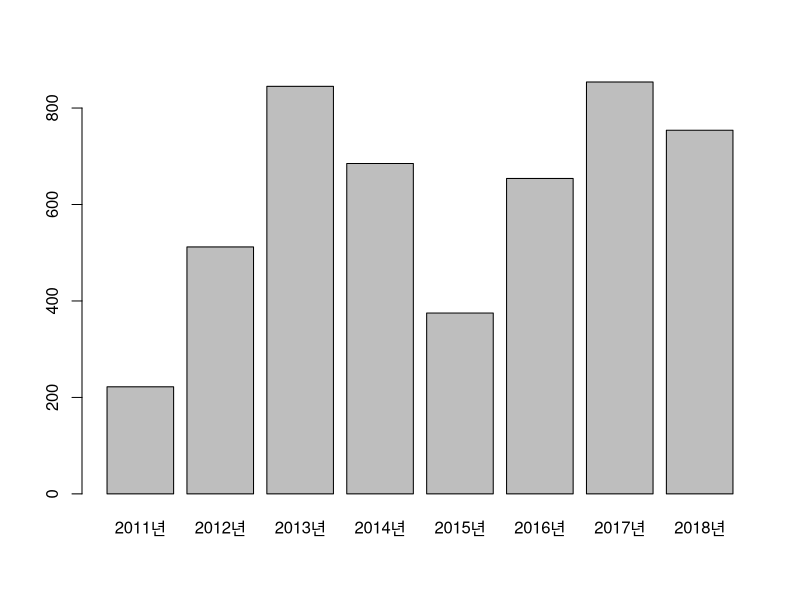
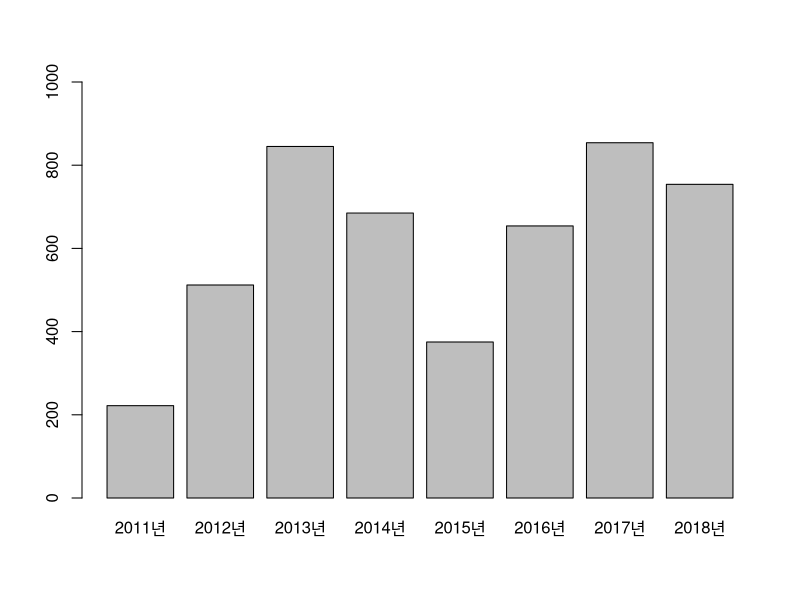
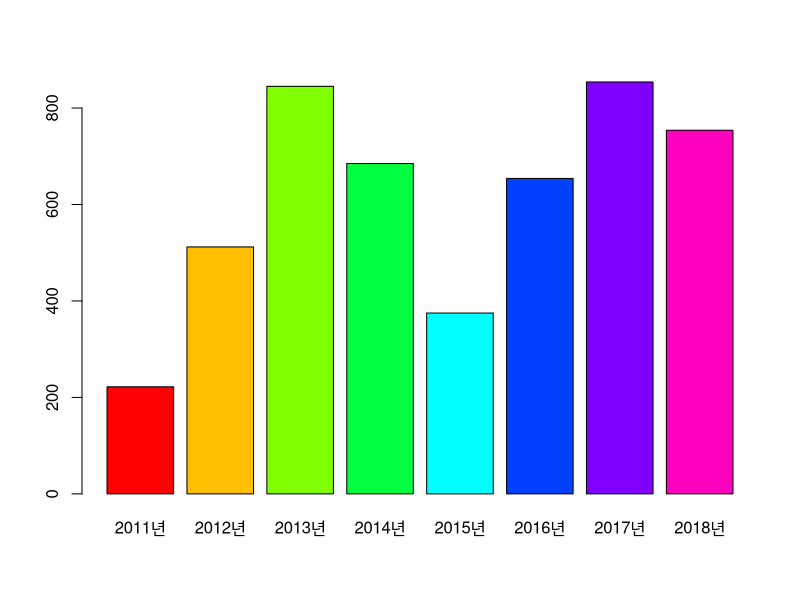
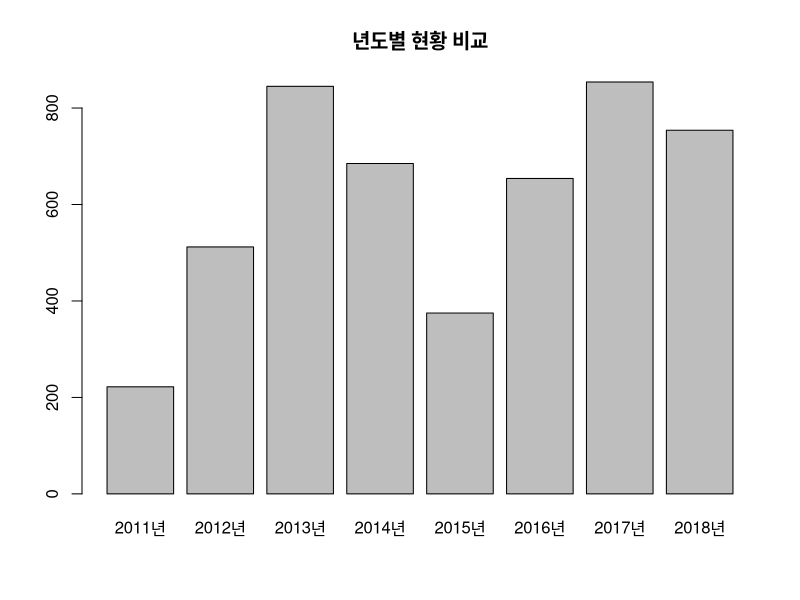
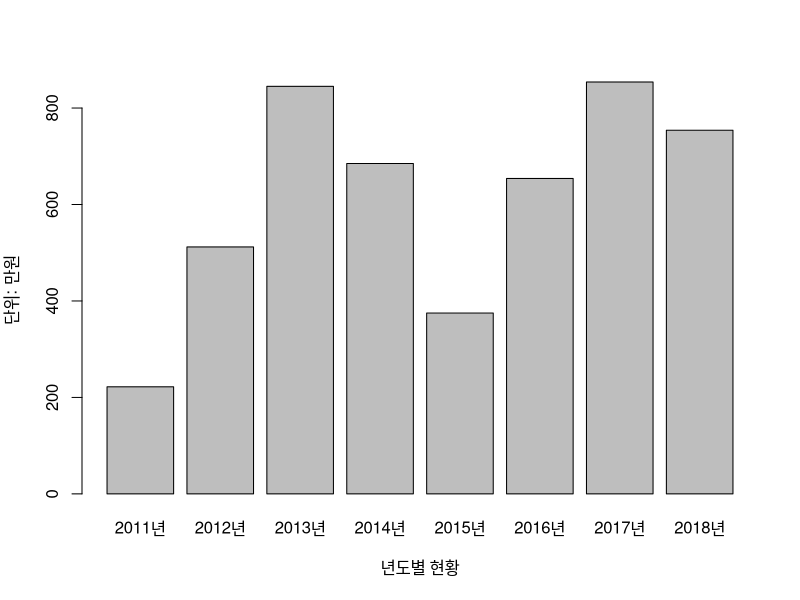
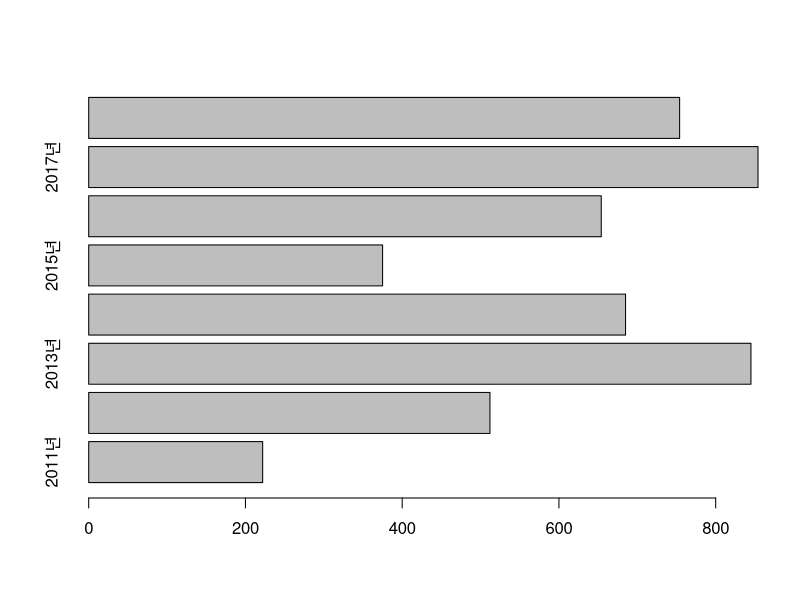
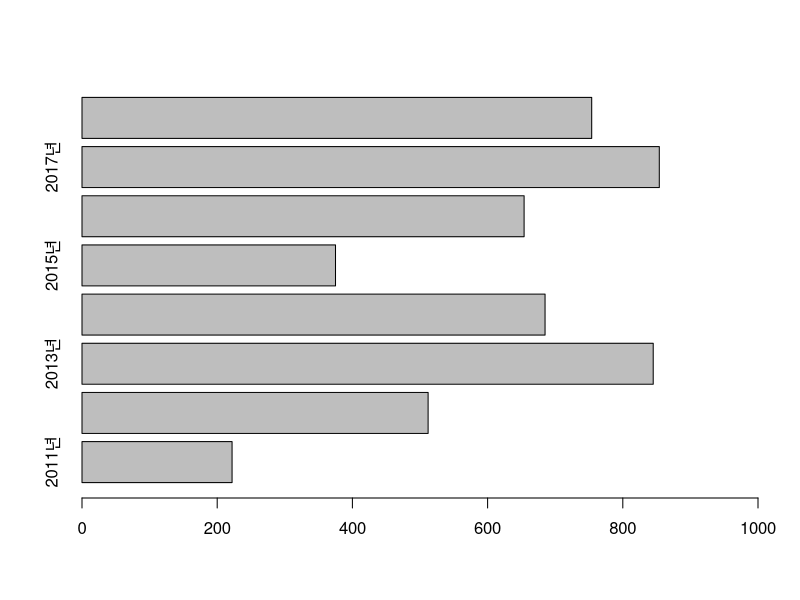
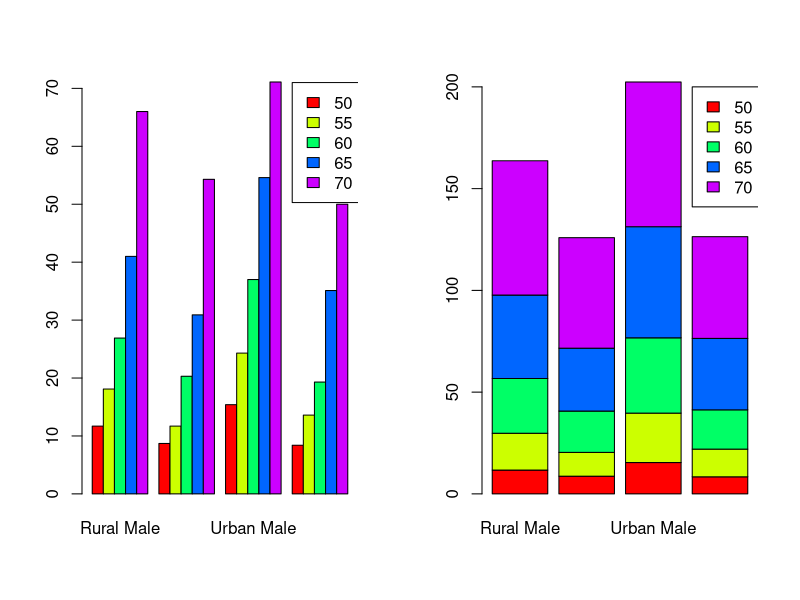

R code for these plots, in order:
# [1] 데이터 시각화

# 이산 변수 -> 막대, 점, 원형차트               >> ex) 이항분포...
# barplot, pie
# 보통 정수 값의 데이터

# 연속 변수 -> 상자 박스, 히스토그램, 산점도    >> ex) 정규분포, 균등분포 ...
# boxplot, hist, plot
# 이산변수에 비해 실수 값의 데이터


# 1 이산변수 시각화


# 세로 막대 그래프

chart_data <- c(222, 512, 845, 685, 375, 654, 854, 754)
                                                # 예시용 데이터
names(chart_data) <- c("2011년", "2012년", "2013년", "2014년", "2015년","2016년","2017년","2018년")
                                                # 칼럼명 지정
str(chart_data)                                 # 자료구조 확인
barplot(chart_data)                             # 세로막대그래프
barplot(chart_data, ylim = c(0, 1000))          # ylim = c(최소, 최대) -> 세로축 범위 설정
barplot(chart_data, col = rainbow(8))           # col = 색상 -> rainbow(n)은 n가지의 무지개색으로 설정
barplot(chart_data, main = "년도별 현황 비교")   # main = 제목 -> 차트 제목 지정
barplot(chart_data, ylab = "단위: 만원", xlab = "년도별 현황")
                                                # ylab = 세로축 제목, xlab = 가로축 제목

# 가로 막대 그래프

barplot(chart_data, horiz = T)                  # 가로막대그래프 -> horiz = T
barplot(chart_data, horiz = T, xlim = c(0, 1000))     
                                                # xlim = c(최소, 최대) -> 가로축 범위 설정


# 누적 막대 차트

data(VADeaths)                                  # 샘플 데이터 가져오기
VADeaths

str(VADeaths)
dim(VADeaths)

par(mfrow = c(1,2))                             # 1행에 2개의 그래프를 볼 수 있도록 한다.

barplot(VADeaths, beside = T, col = rainbow(5)) # 옆으로 나뉜다. (개별 차트) beside = T
legend(19, 71, c("50", "55", "60", "65", "70"), fill = rainbow(5))
barplot(VADeaths, beside = F, col = rainbow(5)) # 한줄로 쌓인다. (누적 차트) beside = F
legend(3.8, 200, c("50", "55", "60", "65", "70"), fill = rainbow(5))
                                                # legend는 범례를 표시해주는 함수
                                                # x좌표, y좌표, 문자열로 이루어진 범례명, 색구분

par(mfrow = c(1,2))                             # 1행에 2개의 그래프를 볼 수 있도록 한다.

barplot(VADeaths, beside = T, col = rainbow(5), ylim = c(0, 90))
legend("top", c("50", "55", "60", "65", "70"), ncol = 5, fill = rainbow(5))
barplot(VADeaths, beside = F, col = rainbow(5)) # legend에 ncol을 지정해주면 가로로 범례가 나온다.
legend("topright", c("50", "55", "60", "65", "70"), fill = rainbow(5))
                                                # 위치이름, 문자열로 이루어진 범례명, 색구분
                                                # top, bottom, left, right, topright, topleft, bottomright, bottomleft
title(main = "지역별 사망 빈도", font.main = 4)
                                                # title 함수로도 차트 제목 설정 가능, 폰트도 설정 가능


# 점 차트 그래프

chart_data <- c(222, 512, 845, 685, 375, 654, 854, 754)
names(chart_data) <- c("2011년", "2012년", "2013년", "2014년", "2015년","2016년","2017년","2018년")

dotchart(chart_data)                            # 점차트그래프

dotchart(chart_data, color = c("blue"))         # 세로축 레이블과 점 색 지정
dotchart(chart_data, lcolor = c("red"))         # 구분선 색 지정
dotchart(chart_data, labels = names(chart_data))
                                                # 이름이 지어지지 않은 데이터일 경우 레이블 이름 지정 가능
dotchart(chart_data, pch = 1:5)                 # 점 모양 지정 가능, 1:5 -> 1번부터 5번까지의 모양
                                                # 열 별로 번갈아가면서 모양 지정
dotchart(chart_data, xlab = "매출액", ylab = "분기별 현황")
                                                # 세로축과 가로축의 제목 지정
dotchart(chart_data, cex = 1.2)                 # 확대 배율


# 원형 차트 그래프

chart_data <- c(222, 512, 845, 685, 375, 654, 854, 754)
names(chart_data) <- c("2011년", "2012년", "2013년", "2014년", "2015년","2016년","2017년","2018년")

pie(chart_data)                                 # 원형차트그래프

pie(chart_data, col = rainbow(9), cex = 0.8, labels = names(chart_data), main = "분기별 매출 현황")


# 2 연속변수의 시각화


# 상자 그래프
# 데이터의 분포를 나타내는데 많이 사용.
# summary 함수의 내용을 시각화 한다고 생각하면 된다.

data(VADeaths)                                  # 샘플 데이터 가져오기
VADeaths

boxplot(VADeaths)                               # 상자그래프

boxplot(VADeaths, range = 0)                    # range = 0 은 최소값과 최대값을 점선으로 연결
                                                # 0이 디폴트
abline(h = 37, lty = 3, col = "green")          # 37 높이에 초록색으로 하여 스타일 3의 기준선을 그린다.


# 히스토그램
